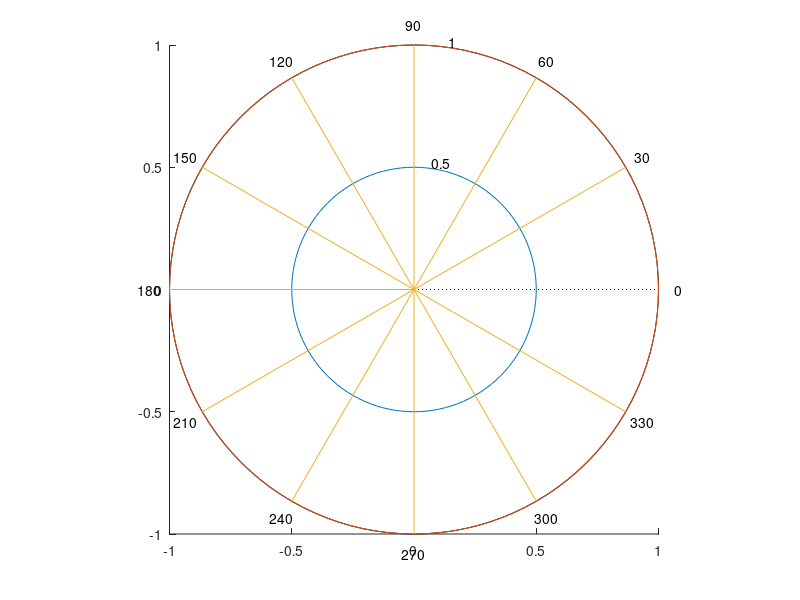

MATLAB code to generate this figure: (Note: this script raises an error after producing the figure.)

function [hp,hpt,hr,hrt,hpatch]=PolarAxis(p,r)

% PolarBackGround(p,r) adds polar plot axis and background with 
% azimuth annotation p (in radians) and radius annotation r to 
% the current axes.
% p and r may be scalars defining the distance between ticks (grid lines)
% or a vector of values defining the respective values where the
% lines are to be drawn.

deg=pi/180;

pmin=1;  % minimum p-spacing in degrees

fr=1.0;
fp=1.08;

if (nargin<2)|isempty(r)|isequal(r,0),
  a=axis;
  r=max(abs(a(1:4)));
end
r=unique(abs(r(:)));

if (nargin<1)|isempty(p),
  p=30*deg;  % default p
end
p=unique(p);

rmax=max(r);

h=ishold; hold on;

axis image;
axis([-rmax,rmax,-rmax,rmax]);

if length(r)==1,
  r=get(gca,'YTick');
  r=r(find(r>0));
end

phi=0:pi/60:2*pi;
hpatch=patch(rmax*cos(phi),rmax*sin(phi),'w');

hr=zeros(length(r),1);
hrt=hr;
for k=1:length(r),
  hr(k)=plot(r(k)*cos(phi),r(k)*sin(phi));
  hrt(k)=text(r(k)*fr*cos(82*deg),r(k)*fr*sin(82*deg),num2str(r(k)),...
    'HorizontalAlignment','left','VerticalAlignment','bottom');
end

if ~isequal(p,0),
  p=p/deg;
  if length(p)==1,
    n=max(1,round(360/max(pmin,abs(p))));
    p=(0:(n-1))*360/n;
  end
  p=round(p*1e3)/1e3;
  hp=zeros(length(p),1);
  hpt=hp;
  for k=1:length(p),
    hp(k)=line([0;rmax*cos(p(k)*deg)],[0,rmax*sin(p(k)*deg)]);
    hpt(k)=text(fp*rmax*cos(p(k)*deg),fp*rmax*sin(p(k)*deg),num2str(p(k)),...
      'HorizontalAlignment','center','VerticalAlignment','middle');
  end
end

if ~h, hold off; end

set([hp;hr],'Color','k','LineStyle',':','EraseMode','normal');
set([hpt;hrt],'Color','k','EraseMode','normal');
set(hpatch,'FaceColor','w','EdgeColor','k');

a=axis;
axis(10/9*a);

axis off;

hxy=[get(gca,'xlabel'),get(gca,'ylabel')];
set(hxy,'Visible','on')

if nargout==0,
  clear hp;
end

